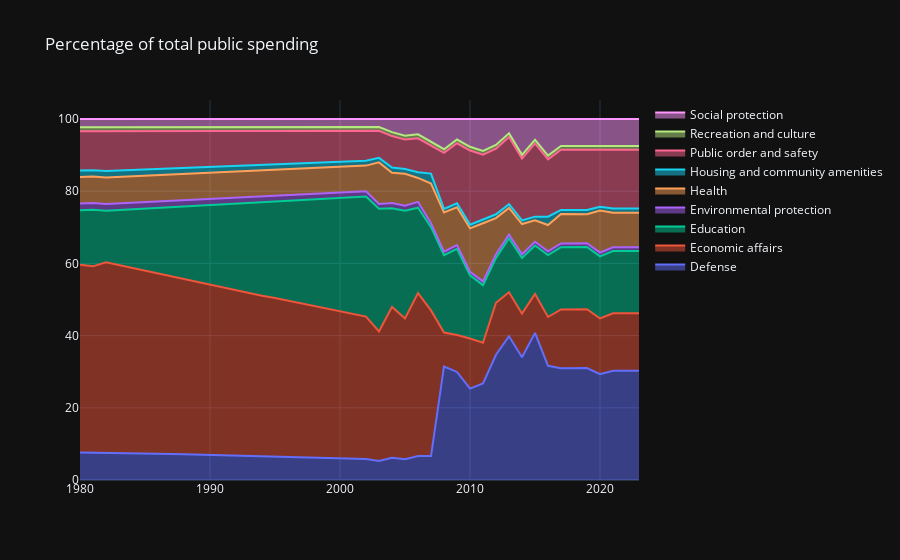

The notebook cell this image was saved under:
### Code cell
fig = go.Figure()

for _, group in a.groupby('shortname'):

    name = group['shortname'].unique()[0]
    fig.add_trace(
        go.Scatter(
            x=group['year'],
            y=group['value'],
            name=name,
            mode='lines',
            stackgroup='one',
            groupnorm='percent'
        )
    )

fig.update_layout(
    title='Percentage of total public spending'
)

fig.show()
